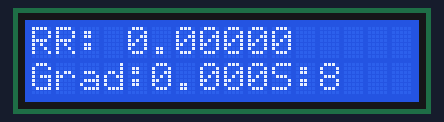
Simulated run of this sketch. Board: Arduino Uno, built with avr-gcc and run on an emulated ATmega328P. On the bench: 16×2 character LCD. What the sketch prints to the serial monitor is not drawn.

Above: at 0.36 s.
At 2.31 s:
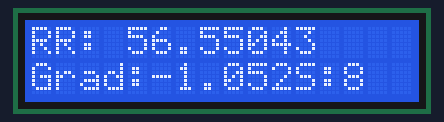
At 4.25 s:
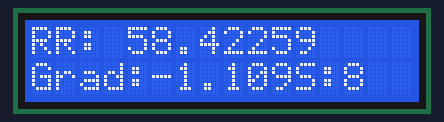
At 8.15 s:
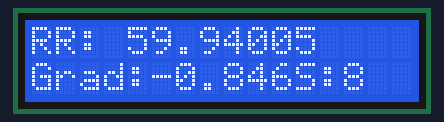
At 12.02 s:
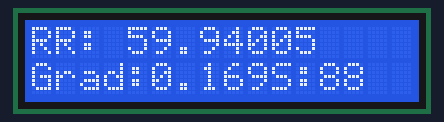
At 16.05 s:
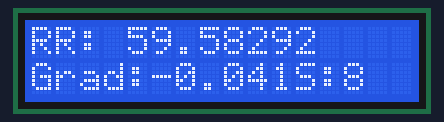

The sketch:

LSR_siggen_with_filtering_alt.ino
```cpp
#include <TimeLib.h>
#include <LiquidCrystal.h>
unsigned long previousMillis = 0;        // will store last time ADC queried
int ADCpin = A0;
byte flag = 0;

const byte numStamps = 5; //n
const byte averagePeriod = 10; //t

// constants won't change:
const int sampleRate = 120;
const float slowRate = 0.1;
const long interval = (1 / (float)sampleRate) * 1000;        // interval at which to blink (milliseconds)

byte b=0;
const float thresholdGrad = 0.1;
const float convVal = 5.0/1023.0;

const int windowSize = (sampleRate / slowRate) / 32;

const byte dispInterval = 1000;           // interval at which to blink (milliseconds)
unsigned long dispMillis = 0;


int sampleWindow[windowSize] = {0};
float RR = 0;
float Grad = 0;
unsigned long stamps[numStamps];


const byte numTaps = 31;
//matlab fir1
float filterCoeffs[numTaps] = {0.00490978693901733, 0.00552744069659965, 0.00735239064715894, 0.0103052953470635, 0.0142574274541768, 0.0190362972401042, 0.0244331937254776, 0.0302123134725768, 0.0361210774221532, 0.0419011840213643, 0.0472999145473743, 0.0520811954082435, 0.0560359327901525, 0.0589911668561715, 0.0608176443926426, 0.0614354780794468, 0.0608176443926426, 0.0589911668561715, 0.0560359327901525, 0.0520811954082435, 0.0472999145473743, 0.0419011840213643, 0.0361210774221532, 0.0302123134725768, 0.0244331937254776, 0.0190362972401042, 0.0142574274541768, 0.0103052953470635, 0.00735239064715894, 0.00552744069659965, 0.00490978693901733};
byte filterReady = 0;
int filterWindow [numTaps] = {0};


const int rs = 12, en = 11, d4 = 5, d5 = 4, d6 = 3, d7 = 2;
LiquidCrystal lcd(rs, en, d4, d5, d6, d7);

void setup() {
  // put your setup code here, to run once:
  Serial.begin(9600);
  lcd.begin(16, 2);
}

void fillFilt(int val)
{
  if (filterReady == 0 && filterWindow[0] > 0)
    filterReady = 1;

  for (int i = 0; i < numTaps - 1; i++)
  {
    filterWindow[i] = filterWindow[i + 1];
  }
  filterWindow[numTaps - 1] = val;

}

int getFiltOut()
{
  float temp = 0;
  for (int i = 0; i < numTaps; i++)
  {
    temp += filterWindow[i] * filterCoeffs[i]*convVal;
  }
  //Serial.println(temp/convVal);
  return temp/convVal;

}


void appendWindow(int val)
{
  for (int i = 0; i < windowSize - 1; i++)
  {
    sampleWindow[i] = sampleWindow[i + 1];
  }
  sampleWindow[windowSize - 1] = val;

}


void calcGrad()
{
  float xx = 0;
  float xy = 0;
  float x = 0;
  float y = 0;

  for (int i = 0; i < windowSize; i++)
  {
    x += i;
    y += sampleWindow[i];
    xx += i * i;
    xy += sampleWindow[i] * i;
  }

  Grad = (windowSize * xy - x * y) / (windowSize * xx - x * x);
 // Serial.println(xy,5);

}

void detect()
{
  if (abs(Grad) < thresholdGrad)
  return;


  if (Grad < 0 && flag == 0)
  {
    flag = 1;
    for (int i = 0; i < numStamps - 1; i++)
    {
      stamps[i] = stamps[i + 1];
    }
    stamps[numStamps - 1] = millis();
  }

  if (Grad > 0 && flag == 1)
  {
    flag = 0;
  }

}

//only consider those added in the last t seconds !

void updateRR()
{
  unsigned long cur = millis();
  unsigned long avg = 0;
  unsigned int count = 0;
  for (int i = 0; i < numStamps - 1; i++)
  {
   // Serial.print(stamps[i]);
    //Serial.print(" ");

    if (stamps[i] > 0 )//&& (cur-stamps[i])<averagePeriod*1000 )
    {
      avg += stamps[i + 1] - stamps[i];
      count++;
    }
  }
  //Serial.println(avg);

  if(avg == 0)
  {
     RR = 0;
     return;
  }

  avg /= (count); // in millisec

  float freq = avg / ((float)1000);
  RR = (60) / freq; //convert to BPM

}

void loop() {
  unsigned long currentMillis = millis();
  float t = currentMillis / ((float)1000);
  if (currentMillis - previousMillis >= interval) {
    previousMillis = currentMillis;


    //int sensorValue = analogRead(A0);

    float freq = 2*M_PI;
    float voltage = 3.2 +  0.1*sin (freq*t);// comment for not using adc
    int sensorValue = voltage*(1023.0/5);//

    //int sensorValue = analogRead(A0);
   // float voltage = sensorValue * convVal;
    //Serial.print(voltage,5);


    fillFilt(sensorValue);
    if (filterReady == 1)
    {
      int v1 = getFiltOut();
      appendWindow(v1);
      Serial.println(voltage);
      float temp = v1 * convVal;
      Serial.println(temp);
      calcGrad();
      detect();
      Serial.println(stamps[numStamps - 1]);

      updateRR();
    }
  }
  if (currentMillis - dispMillis >= dispInterval) {
    dispMillis = currentMillis;
    lcd.setCursor(0, 0);
    lcd.print(F("RR: "));
    lcd.print(RR, 5);

    lcd.setCursor(0, 1);
    lcd.print(F("Grad:"));
    lcd.print(Grad, 3);
    lcd.print(F("S:"));
    lcd.print(interval);

  }
}
```
